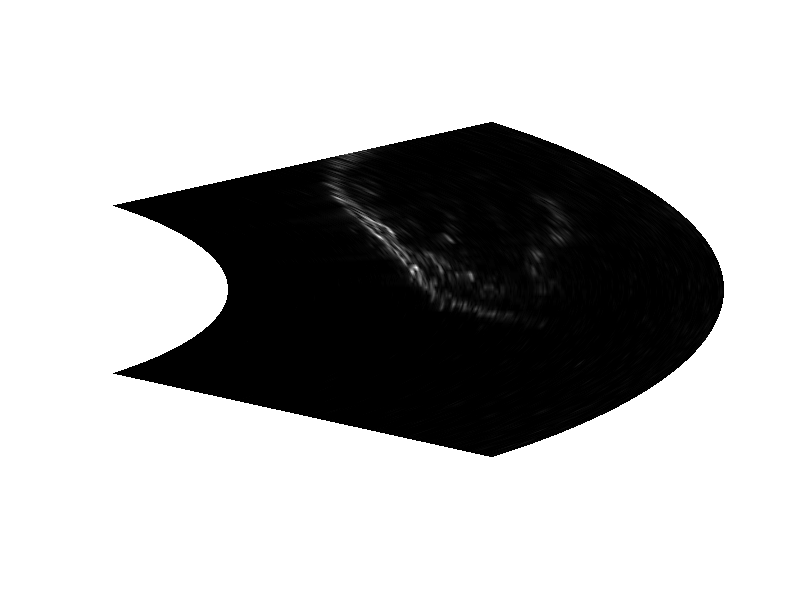
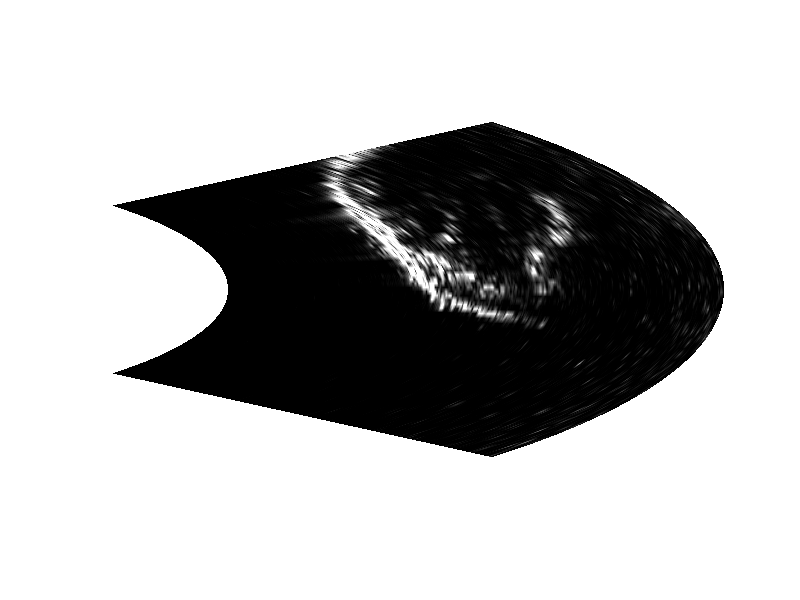

The MATLAB source for these figures, in order:
clear all;
close all;

z=load("int360.txt");
z2=z;
% 50 80
[l,N]=size(z);

x=zeros(l,N);
y=x;

x0=80;
xf=160;
sector=80;

r=linspace(x0,xf,N);
th=linspace(-sector/2*pi/180,sector/2*pi/180,l);

for j=1:N
  for k=1:l
    x(k,j)=r(j)*cos(th(k));
    y(k,j)=r(j)*sin(th(k));
  endfor
endfor

maxi=max(max(z))
figure(1)
surf(x,y,z);
shading interp;
view ([0 90]);
colormap gray;
caxis([0 maxi/1]);
%axis square;
%axis equal;
axis off;

zi=20*log10(z);
maxi=max(max(zi));
figure(2)
surf(x,y,z);
shading interp;
view([0 90]);
colormap gray;
caxis([maxi-45 maxi]);
axis off;